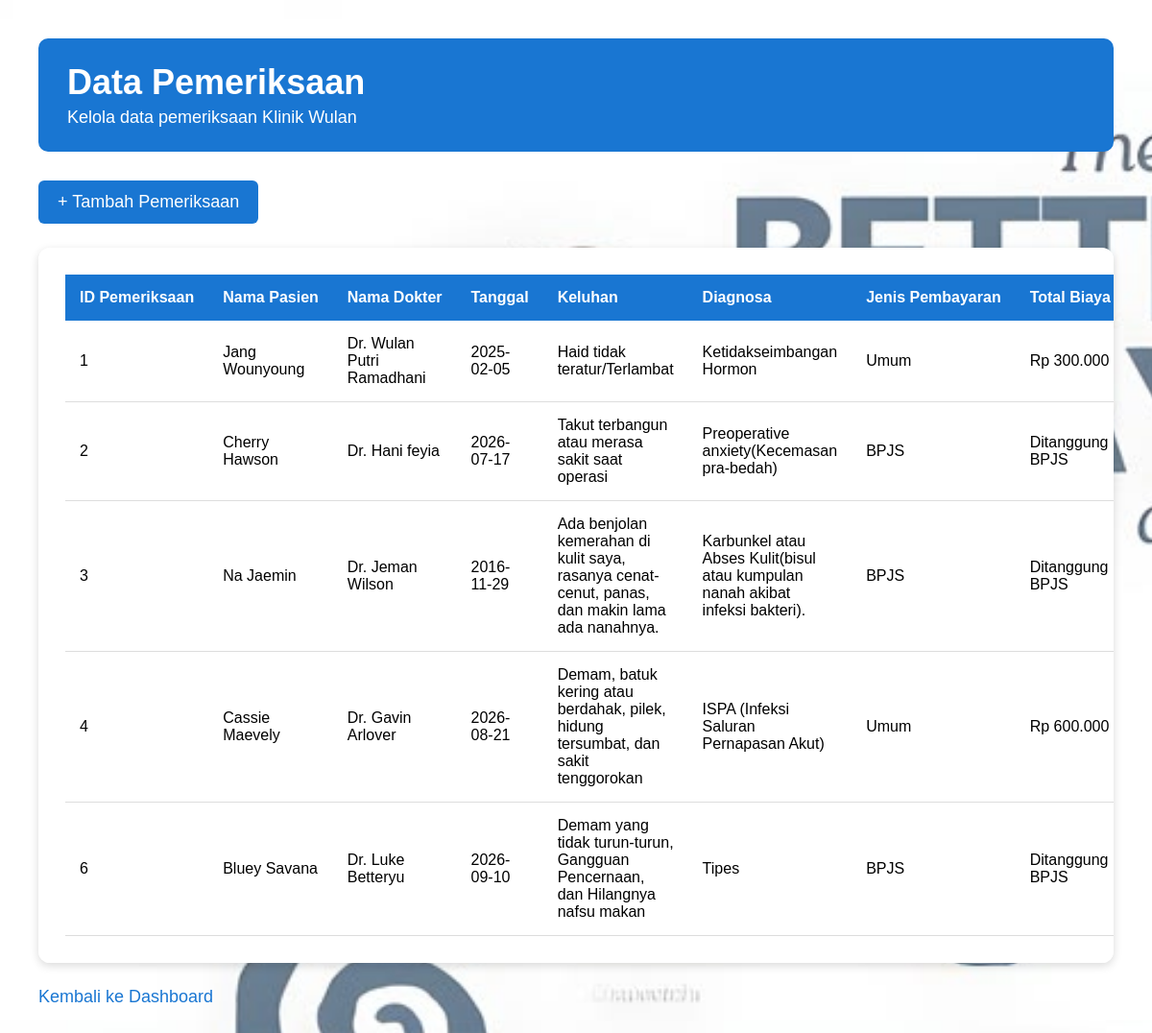
The app's page /pemeriksaan/index.php with its own data.
### tables this page shows
CREATE TABLE `pemeriksaan` (
  `id_pemeriksaan` int(11) NOT NULL,
  `id_pasien` int(11) NOT NULL,
  `id_dokter` int(11) NOT NULL,
  `tanggal` date NOT NULL,
  `keluhan` text NOT NULL,
  `diagnosa` text NOT NULL,
  `jenis_pembayaran` varchar(20) NOT NULL DEFAULT 'Umum',
  `total_biaya` decimal(12,2) NOT NULL DEFAULT 0.00
);

CREATE TABLE `pasien` (
  `id_pasien` int(11) NOT NULL,
  `nama_pasien` varchar(100) NOT NULL,
  `jenis_kelamin` varchar(20) NOT NULL,
  `tanggal_lahir` date NOT NULL,
  `alamat` text NOT NULL,
  `no_hp` varchar(15) NOT NULL
);

CREATE TABLE `dokter` (
  `id_dokter` int(11) NOT NULL,
  `nama_dokter` varchar(100) NOT NULL,
  `spesialis` varchar(100) NOT NULL,
  `no_hp` varchar(15) NOT NULL
);

### pemeriksaan/index.php (the view, shortened to what this page needs)
<?php
include "../koneksi.php";
$query = mysqli_query(
    $koneksi,
    "SELECT pemeriksaan.*,
            pasien.nama_pasien,
            dokter.nama_dokter
     FROM pemeriksaan
     JOIN pasien ON pemeriksaan.id_pasien = pasien.id_pasien
     JOIN dokter ON pemeriksaan.id_dokter = dokter.id_dokter"
);
?>
<!DOCTYPE html>
<html lang="id">
<head>
</head>
<body>
<div class="container">
    <div class="judul">
        <h2>Data Pemeriksaan</h2>
        <p>Kelola data pemeriksaan Klinik Wulan</p>
    </div>
    <a href="tambah.php" class="tambah">
        + Tambah Pemeriksaan
    </a>
    <div class="kotak-tabel">
        <table>
            <tr>
                <th>ID Pemeriksaan</th>
                <th>Nama Pasien</th>
                <th>Nama Dokter</th>
                <th>Tanggal</th>
                <th>Keluhan</th>
                <th>Diagnosa</th>
                <th>Jenis Pembayaran</th>
                <th>Total Biaya</th>
            </tr>
            <?php while ($data = mysqli_fetch_assoc($query)) { ?>
            <tr>
                <td>
                    <?php echo $data['id_pemeriksaan']; ?>
                </td>
                <td>
                    <?php echo $data['nama_pasien']; ?>
                </td>
                <td>
                    <?php echo $data['nama_dokter']; ?>
                </td>
                <td>
                    <?php echo $data['tanggal']; ?>
                </td>
                <td>
                    <?php echo $data['keluhan']; ?>
                </td>
                <td>
                    <?php echo $data['diagnosa']; ?>
                </td>
                <td>
                    <?php echo $data['jenis_pembayaran']; ?>
                </td>
                <td>
                    <?php
                    if ($data['jenis_pembayaran'] == 'BPJS') {
                         echo "Ditanggung BPJS";
                    } else {
                        echo "Rp " . number_format($data['total_biaya'], 0, ',', '.');
                    }
                    ?>
                </td>
            </tr>
            <?php } ?>
        </table>
    </div>
    <a href="../dashboard.php" class="kembali">
        Kembali ke Dashboard
    </a>
</div>
</body>
</html>

### pemeriksaan/index.php (style rules this page uses)
* { box-sizing: border-box; }
body { font-family: Arial, sans-serif; margin: 0; padding: 40px; background-image: url("../boneka.jpg"); background-size: cover; background-position: center; background-attachment: fixed; }
.container { width: 100%; max-width: 1450px; margin: auto; }
.judul { background-color: #1976d2; color: white; padding: 25px 30px; border-radius: 10px; margin-bottom: 30px; }
.judul h2 { margin: 0; font-size: 36px; }
.judul p { margin: 5px 0 0; font-size: 18px; }
.tambah { display: inline-block; background-color: #1976d2; color: white; text-decoration: none; padding: 12px 20px; border-radius: 6px; margin-bottom: 25px; font-size: 18px; }
.kotak-tabel { background-color: white; padding: 28px; border-radius: 12px; box-shadow: 0 3px 10px rgba(0,0,0,0.15); overflow-x: auto; }
table { width: 100%; border-collapse: collapse; min-width: 1150px; }
th { background-color: #1976d2; color: white; padding: 15px; text-align: left; white-space: nowrap; }
td { padding: 15px; border-bottom: 1px solid #ddd; }
.kembali { display: block; margin-top: 25px; color: #1976d2; text-decoration: none; font-size: 18px; }

### records on screen
pemeriksaan: id_pemeriksaan "1", id_pasien.nama_pasien "Jang Wounyoung", id_dokter.nama_dokter "Dr. Wulan Putri Ramadhani", tanggal "2025-02-05", keluhan "Haid tidak teratur/Terlambat", diagnosa "Ketidakseimbangan Hormon", jenis_pembayaran "Umum", total_biaya "300.000"
pemeriksaan: id_pemeriksaan "2", id_pasien.nama_pasien "Cherry Hawson", id_dokter.nama_dokter "Dr. Hani feyia", tanggal "2026-07-17", keluhan "Takut terbangun atau merasa sakit saat operasi", diagnosa "Preoperative anxiety(Kecemasan pra-bedah)", jenis_pembayaran "BPJS", shows "Ditanggung BPJS"
pemeriksaan: id_pemeriksaan "3", id_pasien.nama_pasien "Na Jaemin", id_dokter.nama_dokter "Dr. Jeman Wilson", tanggal "2016-11-29", keluhan "Ada benjolan kemerahan di kulit saya, rasanya cenat-cenut, panas, dan makin lama ada nanahnya.", diagnosa "Karbunkel atau Abses Kulit(bisul atau kumpulan nanah akibat infeksi bakteri).", jenis_pembayaran "BPJS", shows "Ditanggung BPJS"
pemeriksaan: id_pemeriksaan "4", id_pasien.nama_pasien "Cassie Maevely", id_dokter.nama_dokter "Dr. Gavin Arlover", tanggal "2026-08-21", keluhan "Demam, batuk kering atau berdahak, pilek, hidung tersumbat, dan sakit tenggorokan", diagnosa "ISPA (Infeksi Saluran Pernapasan Akut)", jenis_pembayaran "Umum", total_biaya "600.000"
pemeriksaan: id_pemeriksaan "6", id_pasien.nama_pasien "Bluey Savana", id_dokter.nama_dokter "Dr. Luke Betteryu", tanggal "2026-09-10", keluhan "Demam yang tidak turun-turun, Gangguan Pencernaan, dan Hilangnya nafsu makan", diagnosa "Tipes", jenis_pembayaran "BPJS", shows "Ditanggung BPJS"
